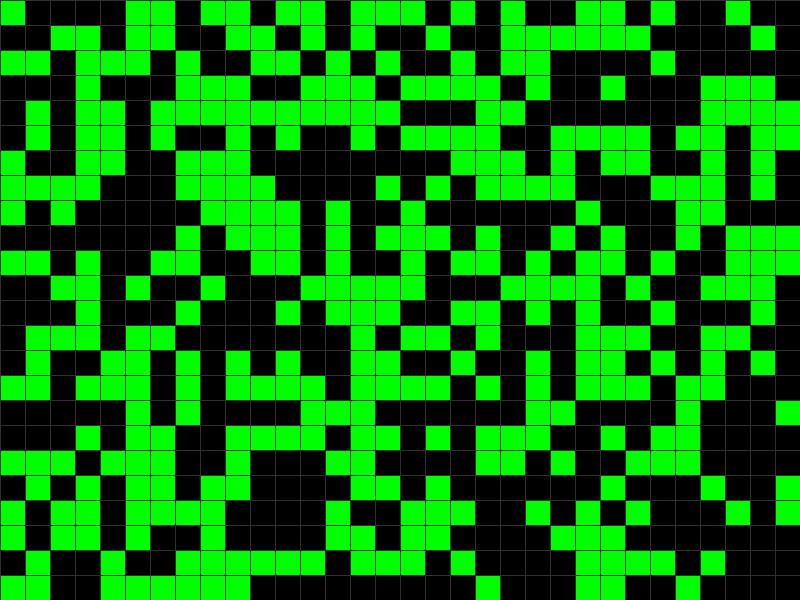
Frame 1 (no input)
Frame 60 (the mouse pressed at the canvas centre just before this capture): identical to frame 1, image omitted
Frame 120 (the mouse held since frame 60 and released just before this capture): identical to frame 1, image omitted

The Processing sketch that drew this single still picture (run headless with seeded random() and noise(); from frame 60 on, the mouse is pressed at the canvas centre):

// Processing sketch: GameOfLife
// ── GameOfLife.pde
//credits:
//https://processing.org/examples/gameoflife.html


final int ALIVE = 1;
final int DEAD = 0;

int fps = 10;
int cellSize = 25;
int[][] curr_state;
int[][] next_state;
boolean pause = true;

color color_dead = color(0);
color color_alive = color(0, 255, 0);

void setup() {
  size (800, 600);

  curr_state = new int[height/cellSize][width/cellSize];
  next_state = new int[height/cellSize][width/cellSize];
  
  seed();
  stroke(48);
  frameRate(fps);
}

void draw() {
  background(0);
  for (int i = 0; i < curr_state.length; ++i) {
    for (int j = 0; j < curr_state[i].length; ++j) {
      if (curr_state[i][j] == ALIVE) {
        fill(color_alive);
      } else {
        fill(color_dead);
      }
      rect(j*cellSize, i*cellSize, cellSize, cellSize);
    }
  }
  if (!pause) {
    travel_time();
  }
}

void travel_time() {
  int[][] deltas = {{-1, -1}, {-1, 0}, {-1, 1}, {0, -1}, {0, 1}, {1, -1}, {1, 0}, {1, 1}};
  for (int i = 0; i < curr_state.length; ++i) {
    for (int j = 0; j < curr_state[i].length; ++j) {
      int neighbours = 0;
      for (int k = 0; k < deltas.length; ++k) {
        int x = j + deltas[k][1];
        int y = i + deltas[k][0];
        if (0 <= y && y < curr_state.length && 0 <= x && x < curr_state[i].length) {
           neighbours += curr_state[y][x];
        }
      }
      if (curr_state[i][j] == ALIVE && (neighbours < 2 || neighbours > 3)) {
        next_state[i][j] = DEAD;
      } else if (curr_state[i][j] == DEAD && neighbours == 3) {
        next_state[i][j] = ALIVE;
      } else {
        next_state[i][j] = curr_state[i][j];
      }
    }
  }
  for (int i = 0; i < curr_state.length; ++i) {
    for (int j = 0; j < curr_state[i].length; ++j) {
      curr_state[i][j] = next_state[i][j];
    }
  }
}

void seed() {
  int ancho = (int) width/cellSize;
  int alto = (int) height/cellSize;
  int cont = (int) random(ancho*alto);
  for (int k = 0; k < cont; ++k) {
    int pos = (int) random(ancho*alto);
    int y = (int) pos/ancho;
    int x = (int) pos%ancho;
    curr_state[y][x] = ALIVE;
  }
}

void clear_grid() {
  for (int i = 0; i < curr_state.length; ++i) {
    for (int j = 0; j < curr_state[i].length; ++j) {
      curr_state[i][j] = DEAD;
    }
  }
}

void mousePressed() {
  if (mouseButton == LEFT && pause) {
    int i = int(mouseY/cellSize);
    int j = int(mouseX/cellSize);
    curr_state[i][j] = 1-curr_state[i][j];
  }
}

void keyPressed() {
  if (key == ' ') {
    pause = !pause;
  }
  if (key == 'a') {
    clear_grid();
    seed();
  }
  if (key == 'c' || key == 'C') {
    clear();
  }
  if (key == 'w' || key == 's') {
    int delta = key == 'w' ? 1 : -1;
    fps += delta;
    if (fps < 1 || fps > 120) fps -= delta;
    frameRate(fps);
  }
}
